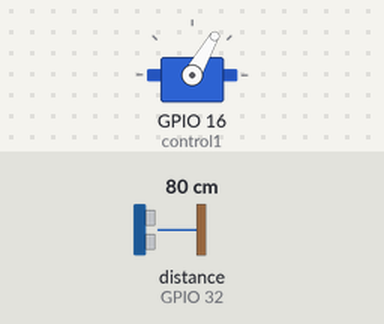
Bench run of a sketch on a simulated ESP32. Parts: servo. Inputs (shaded band) come from the test bench; at power-on: distance to the obstacle (sensor on GPIO 32) 80 cm.

Above: at 1.7 s.
1.8 s: distance to the obstacle (sensor on GPIO 32) set to 11 cm
3.3 s: distance to the obstacle (sensor on GPIO 32) set to 8 cm
At 4.2 s:
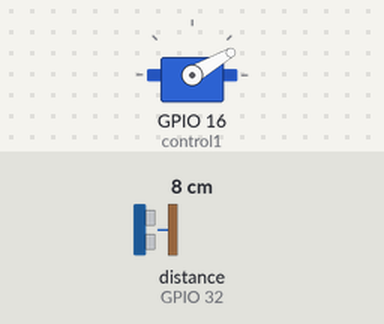
5.1 s: distance to the obstacle (sensor on GPIO 32) set to 18 cm
At 5.7 s:
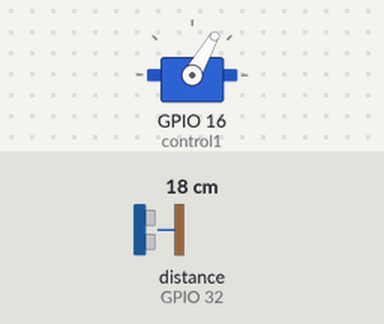
6.8 s: distance to the obstacle (sensor on GPIO 32) set to 2 cm
At 8.3 s:
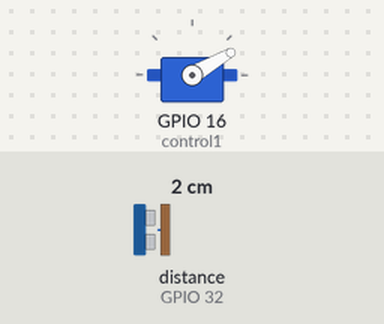
Timing chart, 0 to 9.4 s (numbered marks = the images above; inputs shaded):
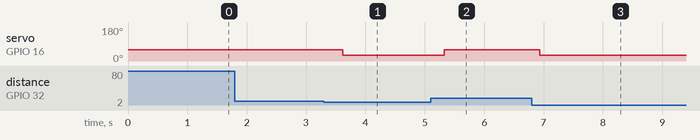

Measured:
- the behaviour switches between 10 and 9 cm on distance to the obstacle (sensor on GPIO 32) (found by bisection; images 0 and 1)
- after the input at 1.8 s, every drawn part: stays the same
- after the input at 3.3 s, servo on GPIO 16 (control1): 60° → 30° after 0.32 s
- after the input at 5.1 s, servo on GPIO 16 (control1): 30° → 60° after 0.23 s
- after the input at 6.8 s, servo on GPIO 16 (control1): 60° → 30° after 0.13 s

The sketch:

dispensador_con_Nano.ino
```cpp
#include <Ultrasonic.h>
#include <Servo.h>

Ultrasonic ultrasonic(1,32);  //D3,D2, -  T,E
Servo control1;
int centinela=0;
int distancia=0;
int estado=0;
void setup()
{
    pinMode(16, OUTPUT);//D12
    pinMode(15, INPUT);
    control1.attach(16);
    control1.write(60);
    Serial.begin(9600);
    delay(500);
}

void loop()
{
  //////////////////////////////////Sensor ultrasonico
    distancia=ultrasonic.read();
    if (distancia < 10)
    {
      delay(100);
      distancia=ultrasonic.read();
       if (distancia < 10)
        {
          centinela=1;
        }
    }
    if (distancia > 10)
    {
    centinela=0;
    }

    if(centinela==1)
    {
      control1.write(30);
      delay(400);
    }
    if(centinela==0)
    {
      control1.write(60);
      delay(400);
    }
  //////////////////////////////////Sensor infrarrojo
  /*estado=digitalRead(3);
  if(estado==LOW)
  {
    delay(100);
    int estado=digitalRead(3);
    if(estado==LOW)
    {
      control1.write(10);
      delay(500);
      control1.write(60);
      delay(500);
    }
  }*/
  delay(100);
}
```
